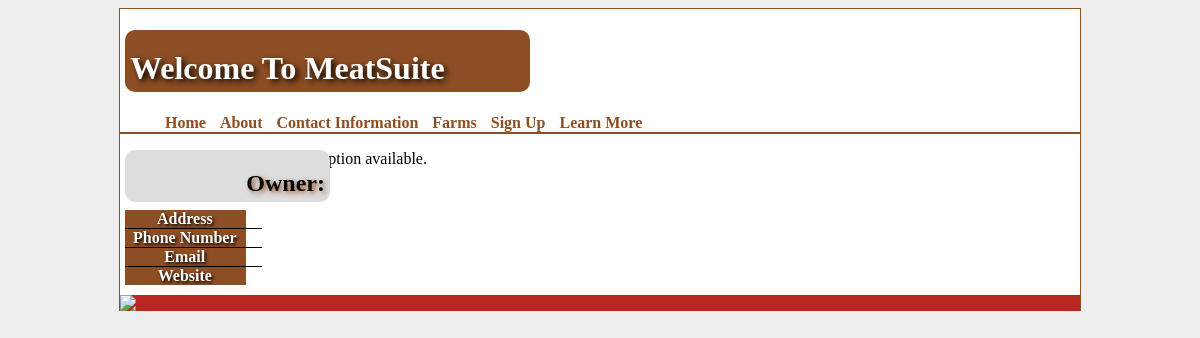
The page /index.php?page=profile&farm=Butcher Shop on the database as committed earlier.
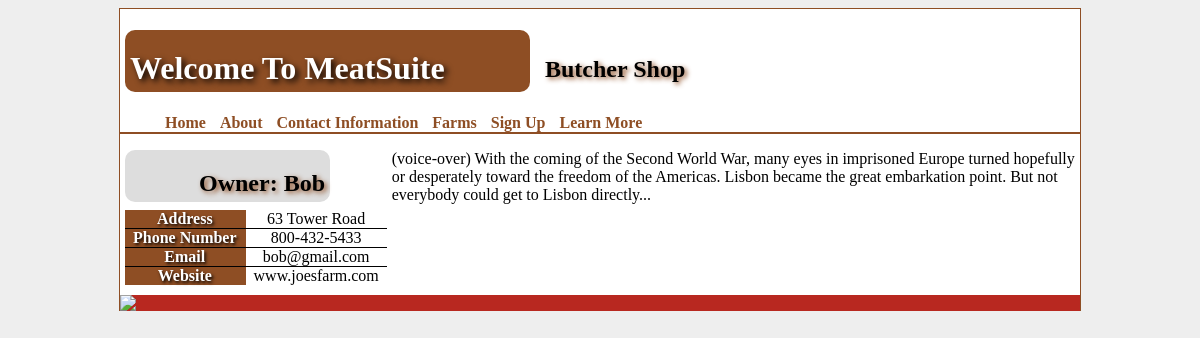
The same page on the database as committed later.
### tables this page shows
CREATE TABLE IF NOT EXISTS `farms` (
  `FarmName` varchar(30) DEFAULT NULL,
  `owner` varchar(30) NOT NULL,
  `address` varchar(30) NOT NULL,
  `phone` varchar(30) NOT NULL,
  `email` varchar(30) NOT NULL,
  `website` varchar(30) NOT NULL,
  `organic` tinyint(1) NOT NULL,
  `beef` tinyint(1) NOT NULL,
  `pork` tinyint(1) NOT NULL,
  `chicken` tinyint(1) NOT NULL,
  `description` varchar(1000) DEFAULT NULL
);

### index.php (called while the page is built, shortened)
<?php
        $pages = array(
            "home" => array(
                "header" => "Home"
            ),
            "about" => array(
                "header" => "About"
            ),
            "contactInfo" => array(
                "header" => "Contact Information"
            ),
			"farms" => array(
				"header" => "Farms"
			),
			"signup" => array (
				"header" => "Sign Up"
			),
			"profile" => array (
				"header" => "Profile",
                "showInMenu" => false
			),
			"learnmore" => array (
				"header" => "Learn More"
			),
			"description" => array (
				"header" => "Sign Up",
                "showInMenu" => false
			)
        );
        if (isset($_GET ["page"]) && isset($pages[$_GET["page"]])) {
            $currentPage = $_GET["page"];
        } else {
            $currentPage = "home";
        }
        $pageHeader = $pages[$currentPage]["header"];
        include "template.php";
	?>

### profile.php (the view)
<?php
	$desc = mysql_query("SELECT * FROM farms WHERE FarmName='".$_GET['farm']."'");
	$row = mysql_fetch_array($desc);?>
	<h2 id="ShopName">Owner: <?php echo $row['owner']; ?> </h2>
<div id="profileTable">
	<table border="1">
		<tr>
			<th>Address</th>
			<td><?php echo $row['address']; ?></td>
		</tr>
		<tr>
			<th>Phone Number</th>
			<td><?php echo $row['phone']; ?></td>
		</tr>
		<tr>
			<th>Email</th>
			<td><?php echo $row['email']; ?></td>
		</tr>
		<tr>
			<th>Website</th>
			<td><?php echo $row['website']; ?></td>
		</tr>
	</table>
</div>
<p>
	<?php
		if (isset ($row['description'])){
			echo $row['description'];
		}
		else{
			echo 'No description available.';
		}
	?>
</p>

### template.php (shortened to what this page needs)
<html>
	<head>
		<link rel="stylesheet" href="meatsuite.css" />
	</head>
	<body>
	<div class="Container">
		<div id="Headers">
			<h1>Welcome To MeatSuite</h1>
			<h2>
				<?php
					if ($pageHeader == 'Profile'){
						$desc = mysql_query("SELECT * FROM farms WHERE FarmName='".$_GET['farm']."'");
						$row = mysql_fetch_array($desc);
						echo $row['FarmName'];
					}
					else{
						echo $pageHeader;
					}
				?>
			</h2>
			<br style= "clear: both;"/>
		</div>
		<?php include 'Menu.php'; ?>
		<div class="Paragraph">
			<?php include $pageFile; ?>
			<br style= "clear: both;"/>
		</div>
		<footer style= "background-color:#b82820;">
			<img id ="Tompkins" src="http://ccetompkins.org/sites/all/themes/ccetompkins/images/logo.jpg" />
		</footer>
	</div>
	</body>
</html>

Rows that differ between the two databases and show on the page:
added farms: FarmName "Butcher Shop", owner "Bob", address "63 Tower Road", phone "800-432-5433", email "bob@gmail.com", website "www.joesfarm.com", description "(voice-over) With the coming of the Second World War, many eyes in imprisoned Europe turned hopefully or desperately toward the freedom of the Americas. Lisbon became the great embarkation point. But not everybody could get to Lisbon directly..."
Other text that changed with them:
text no longer shown: "No description available."
